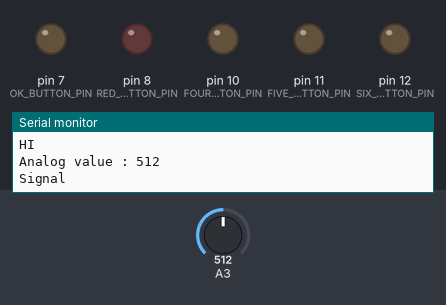
Simulated run of this sketch. Board: Arduino Uno, built with avr-gcc and run on an emulated ATmega328P. On the bench: output pins drawn as LEDs (lit = HIGH), the last lines printed to the serial monitor. The test bench sets the inputs (shaded band); at power-on: A3 = 512. Pins used as bus, display or sensor lines are not drawn.

Above: at 0.1 s.
At 2.1 s:
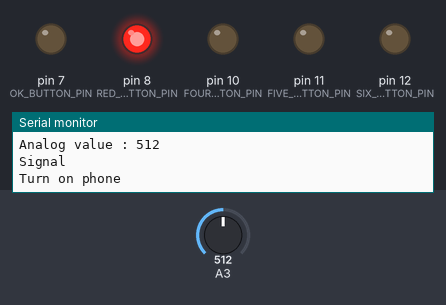
At 17.66 s:
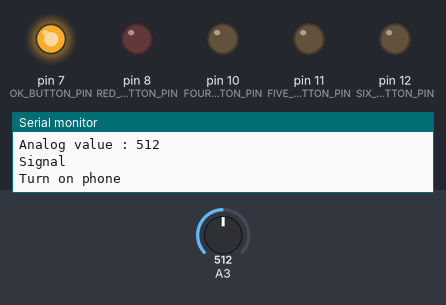
At 23.9 s:
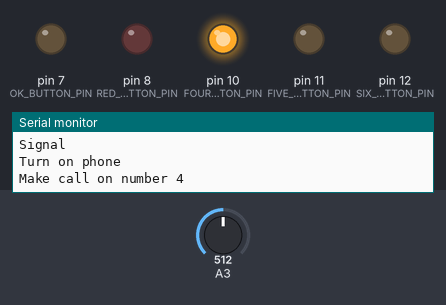
Timing chart, 0 to 26.0 s (numbered marks = the images above):
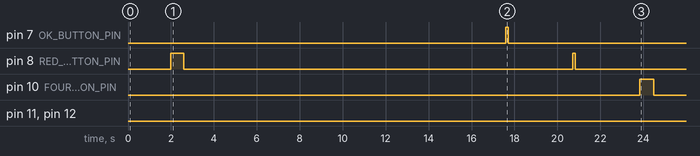

Measured:
- by itself, pin 7 (OK_BUTTON_PIN): LOW → HIGH at 17.6 s, → LOW 0.12 s later
- by itself, pin 8 (RED_DIAL_BUTTON_PIN): LOW → HIGH at 2.0 s, → LOW 0.60 s later, → HIGH 18.1 s later, → LOW 0.12 s later
- by itself, pin 10 (FOUR_BUTTON_PIN): LOW → HIGH at 23.8 s, → LOW 0.65 s later

The sketch:

TurnPin7OnExample.bin.ino
```cpp
int OK_BUTTON_PIN = 7;
int RED_DIAL_BUTTON_PIN = 8;
int POWER_ON_OFF_PIN = 2;
int FOUR_BUTTON_PIN = 10;
int FIVE_BUTTON_PIN = 11;
int SIX_BUTTON_PIN = 12;

int KEY_PRESS_TIME_MS = 120;
int LONG_KEY_PRESS_TIME_MS = 650;
int THOUSAND_MS = 1000;

void setup()
{
  // put your setup code here, to run once:
  pinMode(OK_BUTTON_PIN, OUTPUT);
  pinMode(RED_DIAL_BUTTON_PIN, OUTPUT);
  pinMode(POWER_ON_OFF_PIN, OUTPUT);
  pinMode(FOUR_BUTTON_PIN, OUTPUT);
  pinMode(FIVE_BUTTON_PIN, OUTPUT);
  pinMode(SIX_BUTTON_PIN, OUTPUT);

  pinMode(A3, INPUT);

  Serial.begin(9600);
  Serial.print(F("HI\n"));
}

void loop() {
  int x = analogRead(A3);
  Serial.print ( "Analog value : ");
  Serial.println (x);
  if (x > 200)
  {
    Signal();
  }
  delay(THOUSAND_MS);
}

void Signal()
{
  Serial.print(F("Signal\n"));
  digitalWrite(POWER_ON_OFF_PIN, HIGH); //turn on power supply for phone
  delay(2 * THOUSAND_MS);
  Serial.print(F("Turn on phone\n"));
  digitalWrite(RED_DIAL_BUTTON_PIN, HIGH);
  delay(600);  // red button - turn on
  digitalWrite(RED_DIAL_BUTTON_PIN, LOW);

  delay(15 * THOUSAND_MS);
  digitalWrite(OK_BUTTON_PIN, HIGH);
  delay(KEY_PRESS_TIME_MS);
  digitalWrite(OK_BUTTON_PIN, LOW);

  delay(3*THOUSAND_MS);
  digitalWrite(RED_DIAL_BUTTON_PIN, HIGH); // red
  delay(KEY_PRESS_TIME_MS);
  digitalWrite(RED_DIAL_BUTTON_PIN, LOW);

  //===================
  Serial.print(F("Make call on number 4\n"));
  delay(3* THOUSAND_MS);
  digitalWrite(FOUR_BUTTON_PIN, HIGH); //make call on number 4
  delay(LONG_KEY_PRESS_TIME_MS);
  digitalWrite(FOUR_BUTTON_PIN, LOW);
  delay(30 * THOUSAND_MS);

  Serial.print(F("Stop calling on number 4\n"));
  digitalWrite(OK_BUTTON_PIN, HIGH); //turn screen on
  delay(KEY_PRESS_TIME_MS);
  digitalWrite(OK_BUTTON_PIN, LOW);
  delay(THOUSAND_MS);

  digitalWrite(RED_DIAL_BUTTON_PIN, HIGH);  //red
  delay(KEY_PRESS_TIME_MS);
  digitalWrite(RED_DIAL_BUTTON_PIN, LOW);


  //===================
  delay(4 * THOUSAND_MS);
  Serial.print(F("Make call on number 5\n"));
  digitalWrite(FIVE_BUTTON_PIN, HIGH); //make call on number 5 FIVE_BUTTON_PIN
  delay(LONG_KEY_PRESS_TIME_MS);
  digitalWrite(FIVE_BUTTON_PIN, LOW);  //FIVE_BUTTON_PIN
  delay(25 * THOUSAND_MS);

  Serial.print(F("Stop calling on number 5\n"));
  digitalWrite(OK_BUTTON_PIN, HIGH); //turn screen on
  delay(KEY_PRESS_TIME_MS);
  digitalWrite(OK_BUTTON_PIN, LOW);
  delay(THOUSAND_MS);

  digitalWrite(RED_DIAL_BUTTON_PIN, HIGH);
  delay(KEY_PRESS_TIME_MS);
  digitalWrite(RED_DIAL_BUTTON_PIN, LOW);


    //===================
  delay(4 * THOUSAND_MS);
  Serial.print(F("Make call on number 6\n"));
  digitalWrite(SIX_BUTTON_PIN, HIGH); //make call on number 6 SIX_BUTTON_PIN
  delay(LONG_KEY_PRESS_TIME_MS);
  digitalWrite(SIX_BUTTON_PIN, LOW);
  delay(25 * THOUSAND_MS); //wait for answer 30*60000

  Serial.print(F("Stop calling on number 6\n"));
  digitalWrite(OK_BUTTON_PIN, HIGH); //turn screen on
  delay(KEY_PRESS_TIME_MS);
  digitalWrite(OK_BUTTON_PIN, LOW);
  delay(THOUSAND_MS);

  digitalWrite(RED_DIAL_BUTTON_PIN, HIGH);  //red
  delay(KEY_PRESS_TIME_MS);
  digitalWrite(RED_DIAL_BUTTON_PIN, LOW);

  Serial.print(F("5 sec delay before shut down\n"));
  delay(5 * THOUSAND_MS); //5 sec delay before shut down

  Serial.print(F("Shut down phone\n"));
  digitalWrite(RED_DIAL_BUTTON_PIN, HIGH);  //red
  delay(KEY_PRESS_TIME_MS);
  digitalWrite(RED_DIAL_BUTTON_PIN, LOW);

  delay(THOUSAND_MS);
  digitalWrite(RED_DIAL_BUTTON_PIN, HIGH); //red long - turn off phone
  delay(LONG_KEY_PRESS_TIME_MS);
  digitalWrite(RED_DIAL_BUTTON_PIN, LOW);

  delay(THOUSAND_MS);

  digitalWrite(POWER_ON_OFF_PIN, LOW);    //cut down power supply - Sziklai switch
}
```
